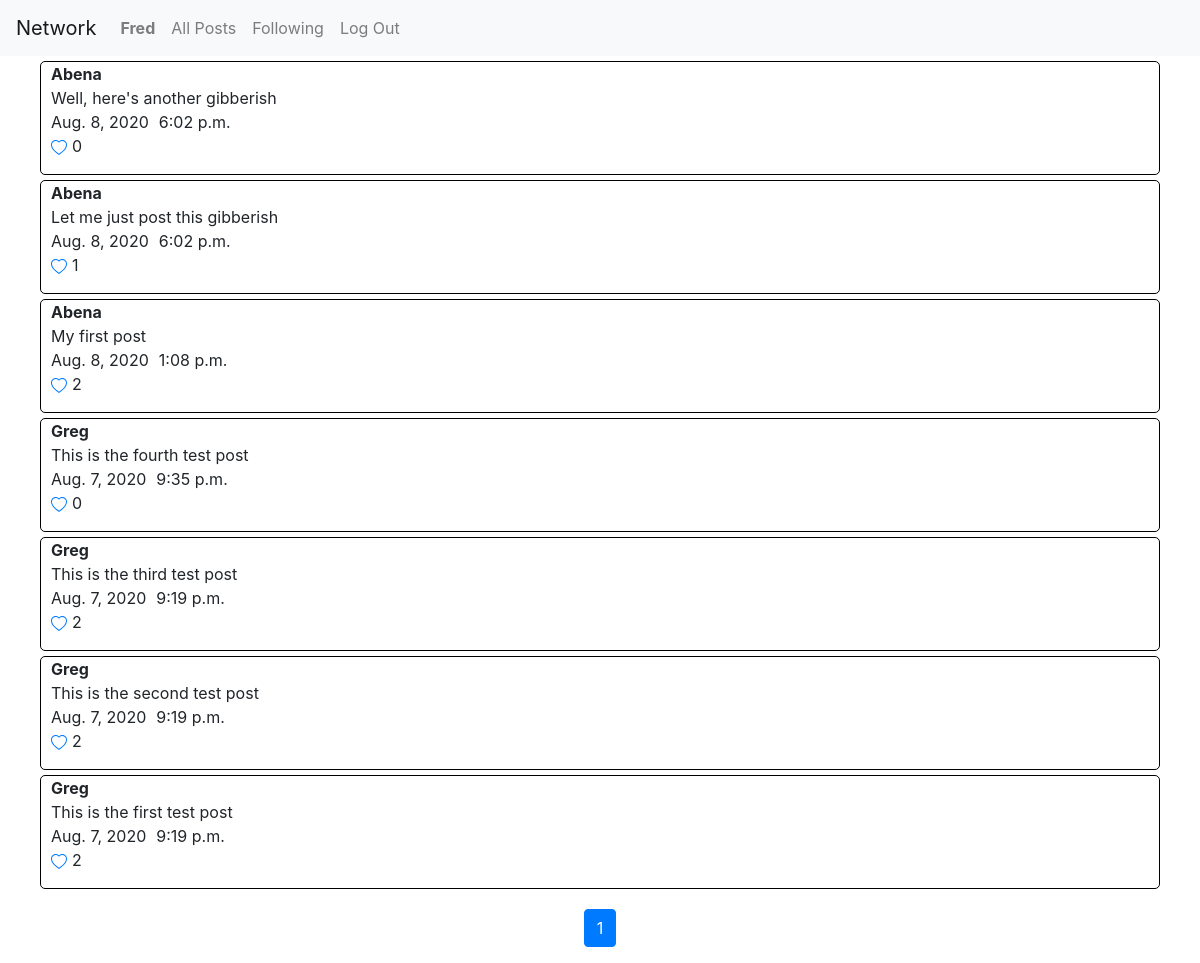
The app's page /following (signed in) with its own data.
### network/models.py (models this page shows, shortened)
class User(AbstractUser):
    pass

class Post(models.Model):
    user = models.ForeignKey(User, on_delete=models.CASCADE)
    post = models.CharField(max_length=1000)
    date = models.DateField()
    time = models.TimeField()

### network/views.py (the view)
# urls.py: path("following", views.following, name="following"),
@login_required
def following(request):
    u = User.objects.get(username=request.user)
    p = Post.objects.all()
    f_users = u.following.all()
    posts = Post.objects.filter(user__following__followee=u).order_by('-id')
    paginator = Paginator(posts, 10)
    page_number = request.GET.get('page')
    posts = paginator.get_page(page_number)
    return render(request, "network/following.html", {
        "posts":posts
    })

### network/templates/network/following.html (shortened to what this page needs)
{% extends "network/layout.html" %}
{% block body %}
    <div class="post-main">
        {% for i in posts %}
            <div class="post-container">
                <div class="title-post">
                    <div class="title">{{ i.user|title }}</div>
                    <div class="post"> {{ i.post }} </div>
                </div>
                <div class="date-time">
                    <div class="date">{{ i.date }} </div>
                    <div class="time"> {{ i.time }} </div>
                </div>
                <div class="like">
                    <a class="like-link" id="like-{{ i.id }}" data-id="{{ i.id }}" href="#">
                    </a>
                    <p id="num-likes-{{ i.id }}" class="num-likes"> {{ i.likes.count}} </p>
                </div>
            </div>
        {% endfor %}
    </div>
    <nav class="page-nav" aria-label="Page navigation example">
        <ul class="pagination">
                <li class="page-item active" aria-current="page">
                    <a class="page-link" href="?page={{ posts.number }}">{{ posts.number }} <span class="sr-only">(current)</span></a>
                </li>
        </ul>
    </nav>
{% endblock %}

### network/templates/network/layout.html (shortened to what this page needs)
{% load static %}
<!DOCTYPE html>
<html lang="en">
    <head>
        <link rel="stylesheet" href="https://stackpath.bootstrapcdn.com/bootstrap/4.4.1/css/bootstrap.min.css">
        <link href="{% static 'network/styles.css' %}" rel="stylesheet">
    </head>
    <body>
        <nav class="navbar navbar-expand-lg navbar-light bg-light">
            <a class="navbar-brand" href="{% url 'index' %}">Network</a>
            <div>
              <ul class="navbar-nav mr-auto">
                {% if user.is_authenticated %}
                    <li class="nav-item">
                        <a class="nav-link" href="{% url 'profile' %}"><strong>{{ user.username|title }}</strong></a>
                    </li>
                {% endif %}
                <li class="nav-item">
                  <a class="nav-link" href="{% url 'index' %}">All Posts</a>
                </li>
                {% if user.is_authenticated %}
                    <li class="nav-item">
                        <a class="nav-link" href="{% url 'following' %}">Following</a>
                    </li>
                    <li class="nav-item">
                        <a class="nav-link" href="{% url 'logout' %}">Log Out</a>
                    </li>
                {% endif %}
              </ul>
            </div>
          </nav>
        <div class="body">
            {% block body %}
            {% endblock %}
        </div>
    </body>
</html>

### network/static/network/styles.css (style rules this page uses)
.post-container { border: 1px solid black; margin-left: 40px; margin-right: 40px; margin-top: 5px; margin-bottom: 5px; border-radius: 5px; }
.post-container .title-post { margin-left: 10px; }
.post-container .title-post .title { font-weight: bold; }
.post-container .date-time { margin-left: 10px; display: flex; }
.post-container .date-time .date { margin-right: 10px; }
.post-container .like { margin-left: 10px; display: flex; }
.post-container .like .like-btn { margin-right: 5px; }
.page-nav { display: flex; justify-content: center; margin-top: 20px; }

### records on screen
User: username "Fred"
Post: user "Abena", post "Well, here's another gibberish", date "Aug. 8, 2020", time "6:02 p.m.", likes.count "0"
Post: user "Abena", post "Let me just post this gibberish", date "Aug. 8, 2020", time "6:02 p.m.", likes.count "1"
Post: user "Abena", post "My first post", date "Aug. 8, 2020", time "1:08 p.m.", likes.count "2"
Post: user "Greg", post "This is the fourth test post", date "Aug. 7, 2020", time "9:35 p.m.", likes.count "0"
Post: user "Greg", post "This is the third test post", date "Aug. 7, 2020", time "9:19 p.m.", likes.count "2"
Post: user "Greg", post "This is the second test post", date "Aug. 7, 2020", time "9:19 p.m.", likes.count "2"
Post: user "Greg", post "This is the first test post", date "Aug. 7, 2020", time "9:19 p.m.", likes.count "2"

### other values on screen
{{ posts.number }} "1"
